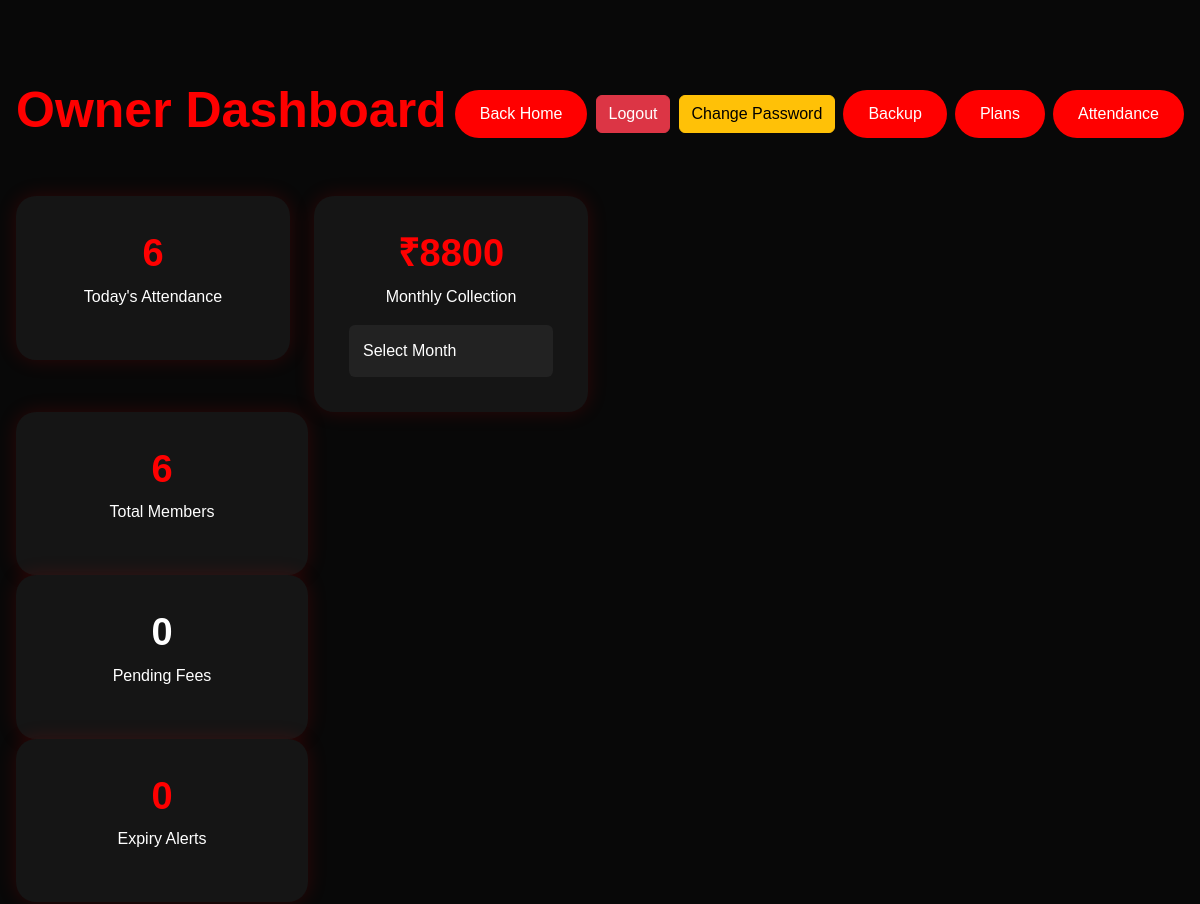
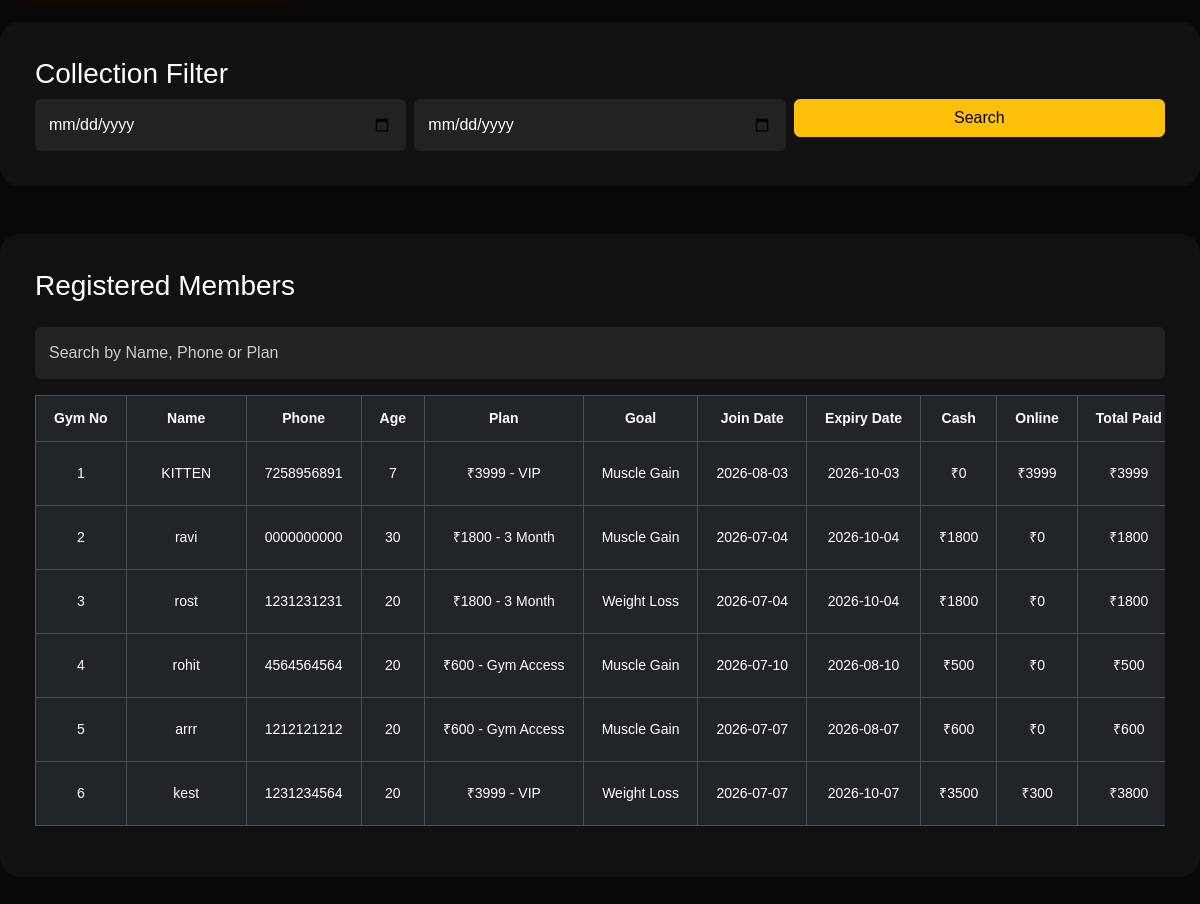
The page /owner-dashboard (signed in) on the database its author committed (2 pictures, top to bottom).
### app.py (models this page shows)
class Member(db.Model):
    id = db.Column(db.Integer, primary_key=True)
    gym_number = db.Column(db.Integer, unique=True)
    name = db.Column(db.String(100))
    phone = db.Column(db.String(20))
    age = db.Column(db.Integer)
    plan = db.Column(db.String(100))
    goal = db.Column(db.String(100))
    join_date = db.Column(db.Date, default=date.today)
    expiry_date = db.Column(db.Date)
    payment_status = db.Column(db.String(20), default="Pending")
    paid_amount = db.Column(db.Integer, default=0)
    remaining_amount = db.Column(db.Integer, default=0)
    cash_paid = db.Column(db.Integer, default=0)
    online_paid = db.Column(db.Integer, default=0)
    is_active = db.Column(db.Boolean, default=True)

### app.py (the view, shortened to what this page needs)
@app.route("/owner-dashboard")
def owner_dashboard():
    if not session.get("owner_logged_in"):
        return redirect(url_for("owner_login"))
    members = Member.query.all()
    total_members = Member.query.count()
    pending_fees = sum(
        member.remaining_amount
        for member in members
    )
    expiring_members = Member.query.filter(
        Member.expiry_date.isnot(None),
        Member.expiry_date <= date.today() + timedelta(days=3)
    ).all()
    expiry_alerts = len(expiring_members)
    today_attendance_count = Attendance.query.filter_by(
        date=date.today()
    ).count()
    weekly_collection = sum(
        payment.amount
        for payment in Payment.query.filter(
            Payment.payment_date >= date.today() - timedelta(days=7)
        ).all()
    )
    selected_month = request.args.get("month", type=int)
    if selected_month:
        monthly_collection = sum(
            payment.amount
            for payment in Payment.query.filter(
                db.extract("month", Payment.payment_date) == selected_month,
                db.extract("year", Payment.payment_date) == date.today().year
            ).all()
        )
    else:
        monthly_collection = 0
    yearly_collection = sum(
        payment.amount
        for payment in Payment.query.filter(
            Payment.payment_date >= date.today() - timedelta(days=365)
        ).all()
    )
    total_fees = sum(
        payment.amount
        for payment in Payment.query.all()
    )
    start_date = request.args.get("start_date")
    end_date = request.args.get("end_date")
    filtered_collection = None
    return render_template(
        "owner-dashboard.html",
        members=members,
        total_members=total_members,
        pending_fees=pending_fees,
        total_fees=total_fees,
        expiry_alerts=expiry_alerts,
        expiring_members=expiring_members,
        today_attendance_count=today_attendance_count,
        weekly_collection=weekly_collection,
        monthly_collection=monthly_collection,
        yearly_collection=yearly_collection,
        current_date=date.today(),
        selected_month=selected_month,
        start_date=start_date,
        end_date=end_date,
        filtered_collection=filtered_collection
    )

### app.py (called while the page is built)
@app.after_request
def add_header(response):
    response.headers["Cache-Control"] = "no-cache, no-store, must-revalidate"
    response.headers["Pragma"] = "no-cache"
    response.headers["Expires"] = "0"
    return response

### templates/owner-dashboard.html (shortened to what this page needs)
<!DOCTYPE html>
<html>
<head>
    <link href="https://cdn.jsdelivr.net/npm/bootstrap@5.3.3/dist/css/bootstrap.min.css" rel="stylesheet">
    <link rel="stylesheet" href="{{ url_for('static', filename='css/style.css') }}">
</head>
<body>
<section class="dashboard-section">
    <div class="container-fluid px-3">
        <div class="d-flex justify-content-between align-items-center mb-4">
            <h2 class="section-title">Owner Dashboard</h2>
            <a href="{{ url_for('home') }}"
class="main-btn">
Back Home
</a>
<a href="{{ url_for('owner_logout') }}"
class="btn btn-danger">
Logout
</a>
<a href="{{ url_for('change_password') }}"
class="btn btn-warning">
Change Password
</a>
<a href="{{ url_for('backup') }}"
class="main-btn">
Backup
</a>
<a href="{{ url_for('plans') }}"
class="main-btn">
Plans
</a>
            <a href="{{ url_for('attendance') }}" class="main-btn">
    Attendance
</a>
        </div>
        <div class="row g-4 mt-4">
            <div class="col-md-3">
    <div class="dashboard-card">
        <h3>{{ today_attendance_count }}</h3>
        <p>Today's Attendance</p>
    </div>
</div>
<div class="col-md-3">
    <div class="dashboard-card">
        <h3>₹{{ weekly_collection }}</h3>
<p>Monthly Collection</p>
<form method="GET">
<select
name="month"
class="form-control mt-2"
onchange="this.form.submit()">
<option value="">
Select Month
</option>
</select>
</form>
    </div>
</div>
</div>
            <div class="col-md-3">
                <div class="dashboard-card">
                    <h3>{{ total_members }}</h3>
                    <p>Total Members</p>
                </div>
            </div>
            <div class="col-md-3">
                <div class="dashboard-card">
                    <h3>
<a href="{{ url_for('pending_members') }}"
style="color:white;text-decoration:none;">
{{ pending_fees }}
</a>
</h3>
<p>Pending Fees</p>
                </div>
            </div>
            <div class="col-md-3">
                <div class="dashboard-card">
                   <h3>{{ expiry_alerts }}</h3>
<p>Expiry Alerts</p>
                </div>
            </div>
        </div>
        <div class="dashboard-table mt-4">
<h3>
Collection Filter
</h3>
<form method="GET"
class="row g-2">
<div class="col-md-4">
<input
type="date"
name="start_date"
class="form-control"
value="{{start_date}}">
</div>
<div class="col-md-4">
<input
type="date"
name="end_date"
class="form-control"
value="{{end_date}}">
</div>
<div class="col-md-4">
<button
class="btn btn-warning w-100">
Search
</button>
</div>
</form>
</div>
<div class="dashboard-table mt-5">
            <h3 class="mb-4">Registered Members</h3>
            <input
type="text"
id="searchMember"
class="form-control mb-3"
placeholder="Search by Name, Phone or Plan">
<div class="table-responsive">
            <table class="table table-dark table-hover table-bordered">
                <thead>
                    <tr>
                        <th>Gym No</th>
                        <th>Name</th>
                        <th>Phone</th>
                        <th>Age</th>
                        <th>Plan</th>
                        <th>Goal</th>
                        <th>Join Date</th>
                        <th>Expiry Date</th>
                        <th>Cash</th>
                        <th>Online</th>
                        <th>Total Paid</th>
                    </tr>
                </thead>
                <tbody>
{% for member in members %}
<tr class="
">
    <td>{{ member.gym_number }}</td>
    <td>{{ member.name }}</td>
    <td>{{ member.phone }}</td>
    <td>{{ member.age }}</td>
    <td>{{ member.plan }}</td>
    <td>{{ member.goal }}</td>
    <td>{{ member.join_date }}</td>
    <td>{{ member.expiry_date }}</td>
    <td>₹{{ member.cash_paid }}</td>
<td>₹{{ member.online_paid }}</td>
<td>₹{{ member.paid_amount }}</td>
</tr>
{% else %}
<tr>
    <td colspan="14" class="text-center">
        No members registered yet.
    </td>
</tr>
{% endfor %}
</tbody>
            </table>
        </div>
        </div>
</section>
</body>
</html>

### static/css/style.css (style rules this page uses)
* { margin: 0; padding: 0; box-sizing: border-box; scroll-behavior: smooth; }
body { background: #080808; color: #fff; font-family: Arial, sans-serif; }
.main-btn { display: inline-block; padding: 14px 35px; background: red; color: #fff; text-decoration: none; border-radius: 40px; transition: background 0.3s ease; }
.section-title { font-size: 50px; font-weight: 700; color: red; }
.form-control { padding: 14px; color: #fff; background: #222; border: none; }
.form-control::placeholder { color: #ccc; opacity: 1; }
.form-control { color: #fff !important; background: #222 !important; }
.dashboard-section { min-height: 100vh; padding: 80px 0; background: #080808; }
.dashboard-card { padding: 35px; text-align: center; background: #151515; border-radius: 20px; box-shadow: 0 0 20px rgba(255, 0, 0, 0.15); }
.dashboard-card h3 { color: red; font-size: 38px; font-weight: 700; }
.dashboard-table { padding: 35px; background: #111; border-radius: 20px; }
.main-btn { background:red; color:white; padding:12px 25px; border:none; border-radius:30px; }
.table-responsive { overflow-x:auto; }
.table-responsive { overflow-x:auto; -webkit-overflow-scrolling:touch; }
.dashboard-table { overflow-x:auto; }
.dashboard-table table { min-width:1500px; width:max-content; }
.table th, .table td { padding:4px 6px; font-size:13px; }
.table { table-layout: fixed; width:100%; }
.table th, .table td { white-space: nowrap; }
.dashboard-table table { table-layout: auto; width: max-content; min-width: 1400px; }
.dashboard-table th, .dashboard-table td { padding:8px; font-size:13px; white-space:nowrap; text-align:center; }
.dashboard-table th:nth-child(1), .dashboard-table td:nth-child(1) { width:70px; }
.dashboard-table th:nth-child(2), .dashboard-table td:nth-child(2) { width:120px; }
.dashboard-table th:nth-child(5), .dashboard-table td:nth-child(5) { width:150px; }
.dashboard-table th, .dashboard-table td { white-space: nowrap; vertical-align: middle; }
.table-responsive { overflow-x: auto; }
.dashboard-table th { white-space:nowrap; padding:12px 18px; font-size:14px; }
.dashboard-table td { white-space:nowrap; padding:12px 18px; font-size:14px; }

### rows shown on the page
Member: gym_number "1", name "KITTEN", phone "7258956891", age "7", plan "₹3999 - VIP", goal "Muscle Gain", join_date "2026-08-03", expiry_date "2026-10-03", cash_paid "0", online_paid "3999", paid_amount "3999"
Member: gym_number "2", name "ravi", phone "0000000000", age "30", plan "₹1800 - 3 Month", goal "Muscle Gain", join_date "2026-07-04", expiry_date "2026-10-04", cash_paid "1800", online_paid "0", paid_amount "1800"
Member: gym_number "3", name "rost", phone "1231231231", age "20", plan "₹1800 - 3 Month", goal "Weight Loss", join_date "2026-07-04", expiry_date "2026-10-04", cash_paid "1800", online_paid "0", paid_amount "1800"
Member: gym_number "4", name "rohit", phone "4564564564", age "20", plan "₹600 - Gym Access", goal "Muscle Gain", join_date "2026-07-10", expiry_date "2026-08-10", cash_paid "500", online_paid "0", paid_amount "500"
Member: gym_number "5", name "arrr", phone "1212121212", age "20", plan "₹600 - Gym Access", goal "Muscle Gain", join_date "2026-07-07", expiry_date "2026-08-07", cash_paid "600", online_paid "0", paid_amount "600"
Member: gym_number "6", name "kest", phone "1231234564", age "20", plan "₹3999 - VIP", goal "Weight Loss", join_date "2026-07-07", expiry_date "2026-10-07", cash_paid "3500", online_paid "300", paid_amount "3800"

### other values the page prints
{{ today_attendance_count }} "6"
{{ weekly_collection }} "8800"
{{ total_members }} "6"
{{ pending_fees }} "0"
{{ expiry_alerts }} "0"
